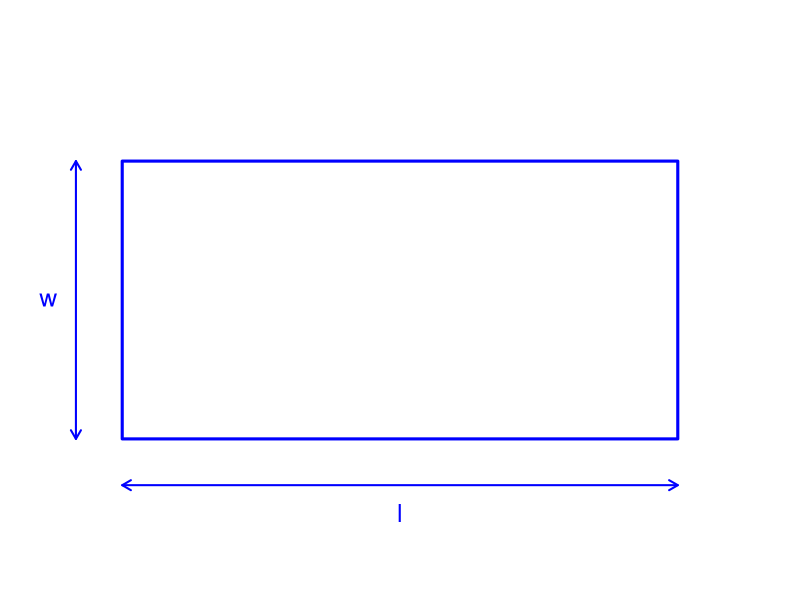

R code for this plot:
## ---- chunk 1
# Rectangle dimensions
l <- 6
w <- 3

# Set background and remove margins
par(mar = c(0, 0, 0, 0), bg = "white")

# Set plot limits slightly larger than rectangle for spacing
plot(0, 0, type = "n", xlim = c(-1, l + 1), ylim = c(-1, w + 1),
     axes = FALSE, xlab = "", ylab = "", asp = 1)

# Draw rectangle
rect(0, 0, l, w, border = "blue", lwd = 3)

# Add double-headed arrow for length (bottom side)
arrows(0, -0.5, l, -0.5, code = 3, length = 0.1, col = "blue", lwd = 2)
text(l / 2, -0.8, "l", col = "blue", cex = 1.5)

# Add double-headed arrow for width (left side)
arrows(-0.5, 0, -0.5, w, code = 3, length = 0.1, col = "blue", lwd = 2)
text(-0.8, w / 2, "w", col = "blue", cex = 1.5)

